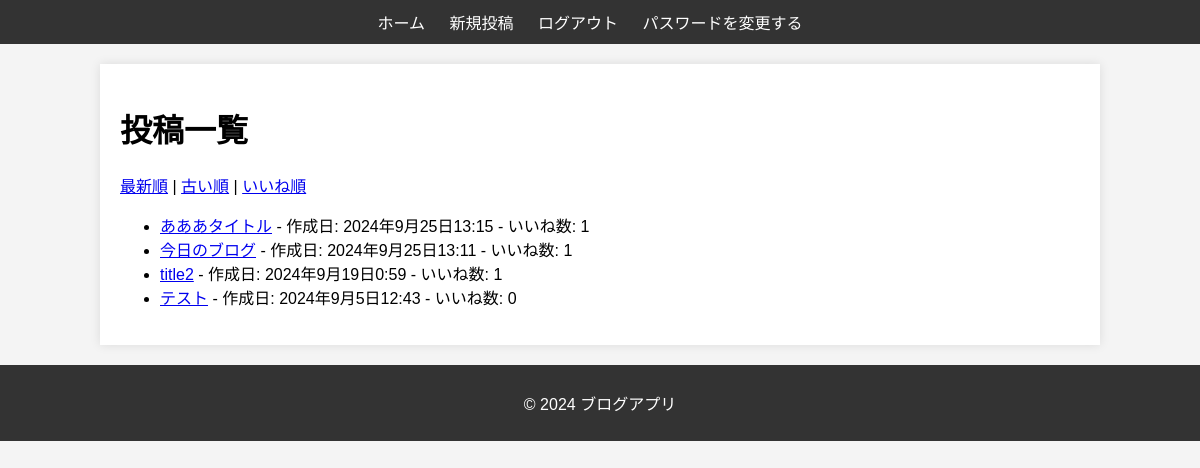
The app's page / (signed in) with its own data.
### blog/models.py (models this page shows, shortened)
class Post(models.Model):
    title = models.CharField(max_length=200) # タイトル
    content = models.TextField() # 本文
    author = models.ForeignKey(User, on_delete=models.CASCADE) # 著者
    picture = models.ImageField(upload_to='post_images/', blank=True, null=True)  # 画像フィールド
    created_at = models.DateTimeField(auto_now_add=True)
    updated_at = models.DateTimeField(auto_now=True)

### blog/views.py (the view)
# urls.py: path('', HomeView.as_view(), name='home'),  # ホーム画面のURLパターン
class HomeView(ListView):
    model = Post
    template_name = 'blog/home.html'
    context_object_name = 'posts'
    paginate_by = 10  # ページネーション: 1ページ10件表示
    def get_queryset(self):
        ordering = self.request.GET.get('ordering', '-created_at')
        queryset = Post.objects.annotate(like_count=Count('like'))
        if ordering == 'likes':  # いいね順
            return queryset.order_by('-like_count', '-created_at')
        elif ordering == 'oldest':  # 古い順
            return queryset.order_by('created_at')
        elif ordering == 'newest':  # 新しい順
            return queryset.order_by('-created_at')
        else:  # デフォルトは新しい順
            return queryset.order_by('-created_at')

### blog/templates/blog/home.html (shortened to what this page needs)
{% extends 'blog/base.html' %}
{% block content %}
    <h1>投稿一覧</h1>
    <div>
        <a href="?ordering=newest">最新順</a> |
        <a href="?ordering=oldest">古い順</a> |
        <a href="?ordering=likes">いいね順</a>
    </div>
    <ul>
        {% for post in page_obj %}
            <li>
                <a href="{% url 'post_detail' post.id %}">{{ post.title }}</a> - 作成日: {{ post.created_at }} - いいね数: {{ post.like_set.count }}
            </li>
        {% endfor %}
    </ul>
{% endblock %}

### static/css/styles.css (style rules this page uses)
body { font-family: Arial, sans-serif; background-color: #f4f4f4; margin: 0; padding: 0; }

### records on screen
Post: title "あああタイトル", created_at "2024年9月25日13:15", like_set.count "1"
Post: title "今日のブログ", created_at "2024年9月25日13:11", like_set.count "1"
Post: title "title2", created_at "2024年9月19日0:59", like_set.count "1"
Post: title "テスト", created_at "2024年9月5日12:43", like_set.count "0"
